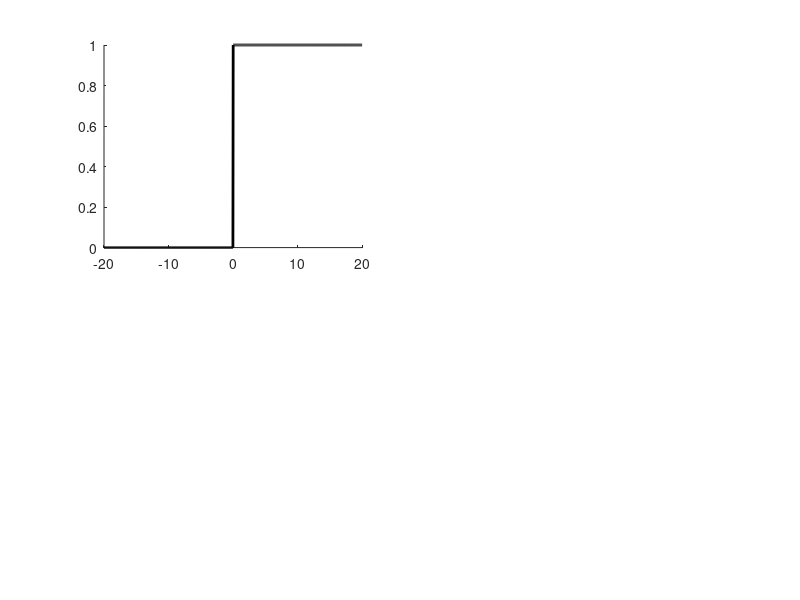

The MATLAB source for this figure: (Note: this script raises an error after producing the figure.)
% plotfigPsychometricDemo

clf

VminusA = linspace(-20,20,1000);

errorRate	= [0 0 0.2 0.2];
sigma		= [0 5 0 5]
titles={'a', 'b', 'c', 'd'};

for n=1:4
	s(n) = subplot(2,2,n);
	
	Pdel = errorRate(n)+(1-2*errorRate(n)) * normcdf(VminusA, 0, sigma(n));
	hLine(n) = plot(VminusA, Pdel,...
		'k-',...
		'LineWidth',2);
	
	box off
	
	switch n
		case{3,4}
			s(n).YTick	=[0 errorRate(n) 0.5 1-errorRate(n) 1];
			s(n).YTickLabel={'0', '\epsilon', '0.5', '1-\epsilon', '1'};
	end
	
	
	s(n).YLim		=[0 1];
	s(n).XTick		=[-20:10:20];
	%title(titles(n))
	
	add_text_to_figure('TL',sprintf('  %s',titles{n}), 16)
end
subplot(2,2,3)
xlabel('$V-A$', 'Interpreter','latex')
ylabel('P(choose~delayed)', 'Interpreter','latex')


% subplot(2,2,1), title('good comparison accuity (\sigma=0)')
% subplot(2,2,2), title('bad comparison accuity (\sigma=5)')



%% Formatting
% 
% 
% 
% % set axis properties
% for n=1:numel(s)
% 	axisHandle			= s(n);
% 	axisHandle.YLim		=[0 1];
% 	axisHandle.box = 'off';
% 	%axisHandle.YTick	=[0 errorRate 0.5 1-errorRate 1];
% 	%axisHandle.YTickLabel={'0', '\epsilon', '0.5', '1-\epsilon', '1'};
% end
% 
% for n=3:4
% 	axisHandle.YTickLabel={'0', '\epsilon', '0.5', '1-\epsilon', '1'};
% end
% 
% % line colours
% hLine(1).Color=[0.3 0.3 0.3];
% hLine(2).Color=[1/2 1/2 1/2];
% hLine(3).Color=[0.7 0.7 0.7];
% 
% 
% set(gca,'TickDirMode','manual')
% set(gca,'TickDir','out')
% set(gca,'Box','off')
% 
% 
% % legend
% lh			= legend(sigmavec)
% lh.Box		='off'
% lh.Location ='SouthEast'

%% Export
cd('figs')
latex_fig(12, 4,3)
export_fig explanatoryPsycho -png -m8
hgsave('explanatoryPsycho')
cd ..


